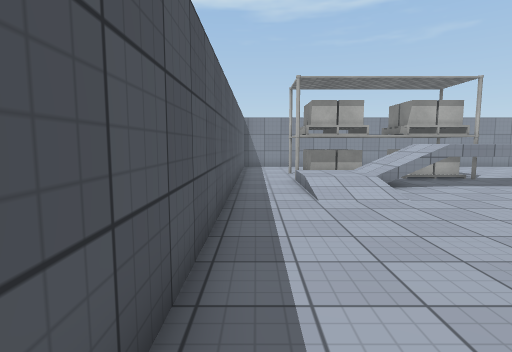
View 1 (above)

14 first-person views from a walk through a Unity game level. The camera is 1.4 m above the floor, tilts 6° down and sees 80° across. The floor is counted in squares, 1 m on a side. Each view is taken from the middle of a square. On the plan, view 1 faces up. The plan holds only what a view shows up to about 14 squares ahead; the rest is blank. The player character is not drawn. Surface patterns are stand-ins for the level's own textures.

View 2
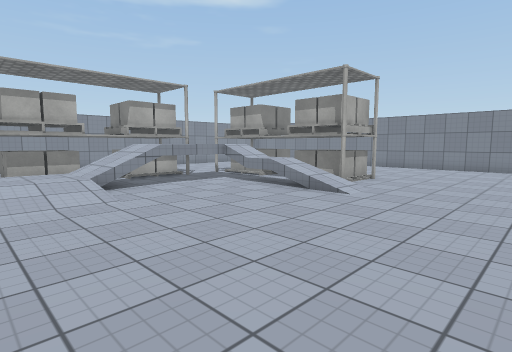

View 3
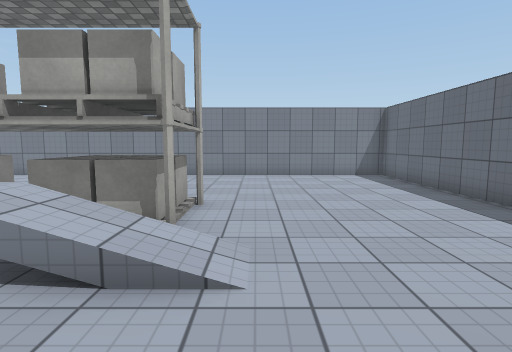

View 4
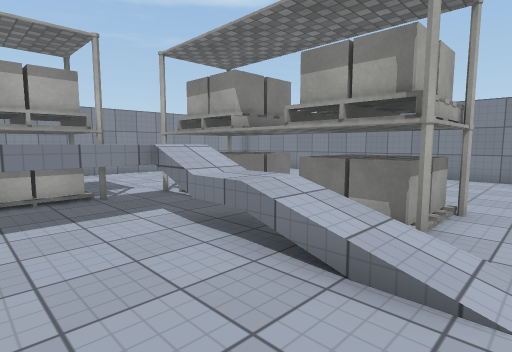

View 5
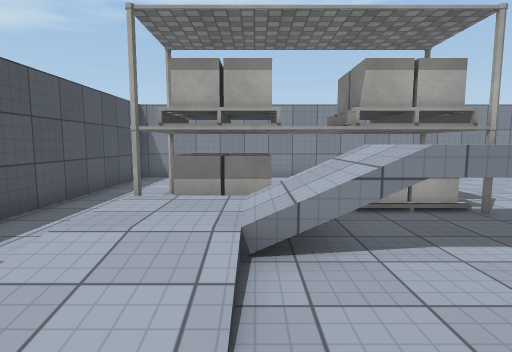

View 6
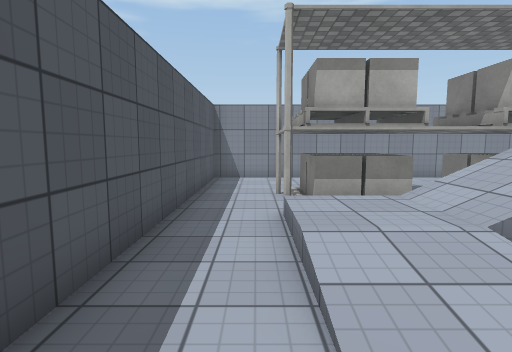

View 7
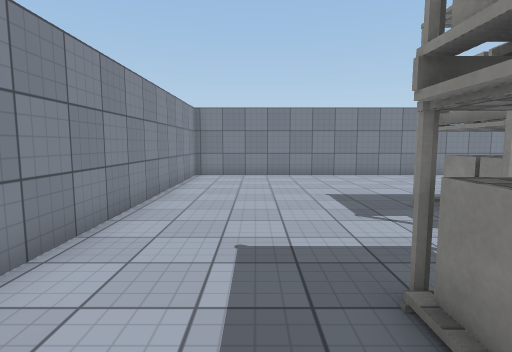

View 8
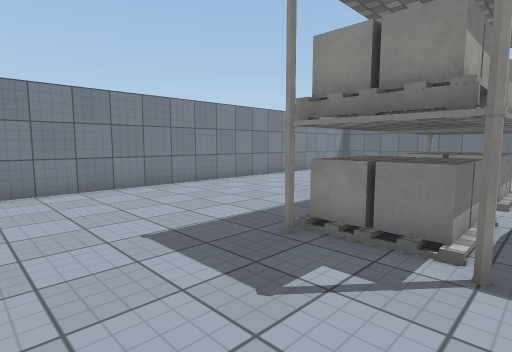

View 9
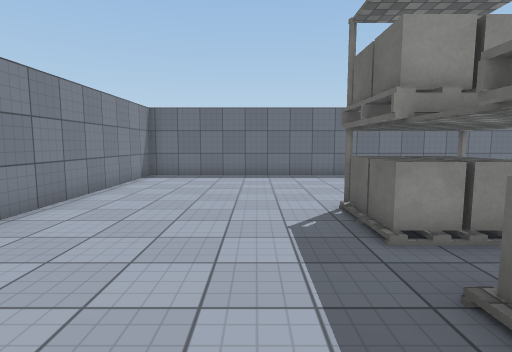

View 10
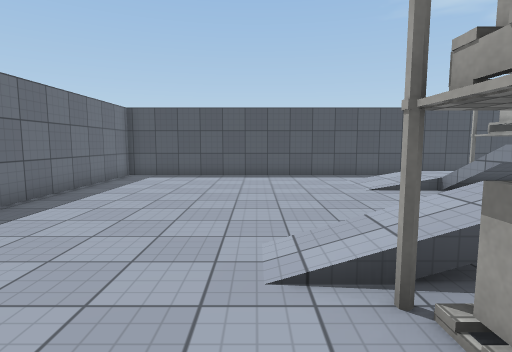

View 11
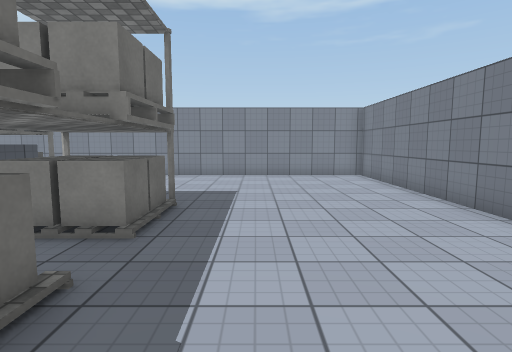

View 12
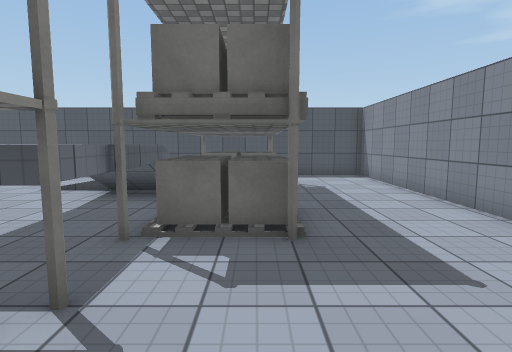

View 13
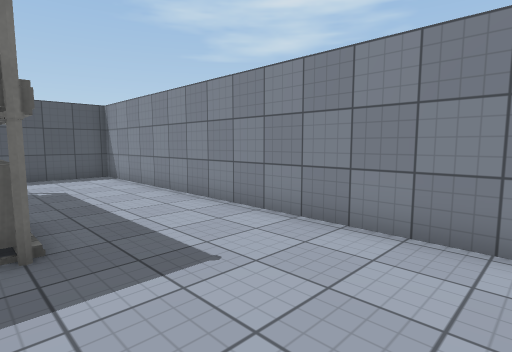

View 14
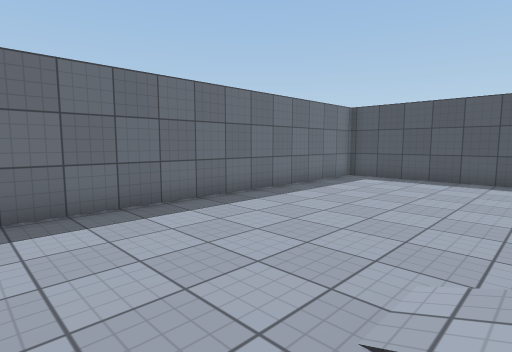

### Floor plan
Key: @ floor where view 1 was taken; # wall or solid block; . main floor; : floor 0.25 m higher than the main floor; + floor 0.5 m higher than the main floor; * floor 1.5 m higher than the main floor; / step, stairs or slope; ^ raised ledge; v drop or lower ground; P pallet.
Columns run from 1 left of view 1 to 20 right of it. Each row starts with its distance up from view 1.
 19 ######################
 18 #....................#
 17 #....................#
 16 #....................#
 15 #....................#
 14 #..#PP #PP...........#
 13 #..##P PPP...........#
 12 #..###^^###v###......#
 11 #..++///  *vPP#......#
 10 #..++///***vPP#......#
  9 #..::/..../vP##......#
  8 #..../..../vP##......#
  7 #........./vPP#......#
  6 #.........//PP#......#
  5 #.........//.........#
  4 #....................#
  3 #....................#
  2 #....................#
  1 #....................#
  0 #@...................#
 -1 #....................#
 -2 ######################

Where each view was taken, in squares from view 1:
view 1: 0 up, 0 right, facing up
view 2: 0 up, 1 right, facing up-right
view 3: 4 up, 6 right, facing right
view 4: 4 up, 6 right, facing up-right
view 5: 6 up, 4 right, facing up
view 6: 6 up, 1 right, facing up
view 7: 16 up, 6 right, facing right
view 8: 16 up, 10 right, facing down-right
view 9: 12 up, 15 right, facing down
view 10: 4 up, 13 right, facing left
view 11: 5 up, 15 right, facing up
view 12: 14 up, 13 right, facing left
view 13: 14 up, 13 right, facing up-left
view 14: 5 up, 12 right, facing down-left
